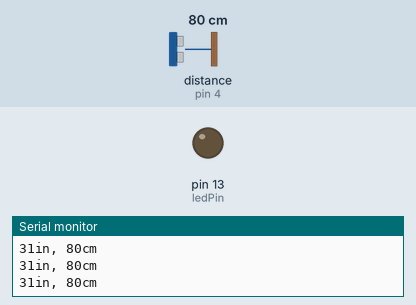
This sketch was run on a simulated Arduino Uno, built with avr-gcc and run on an emulated ATmega328P. Parts: output pins drawn as LEDs (lit = HIGH), the last lines printed to the serial monitor. Wiring (inferred from the names in the program): ultrasonic range finder: trigger pin 2; echo pin 4. Inputs (shaded band) come from the test bench; at power-on: distance to the obstacle (sensor on pin 4) 80 cm. The echo pulse lasts 58.3 µs per cm; pins used as bus, display or sensor lines are not drawn.

Above: at 1.2 s.
1.3 s: distance to the obstacle (sensor on pin 4) set to 73 cm
At 1.8 s:
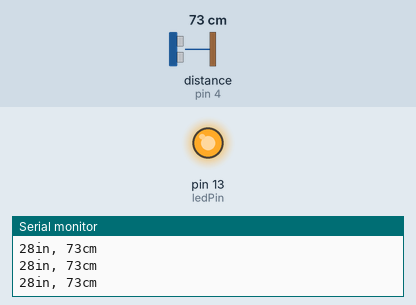
2.8 s: distance to the obstacle (sensor on pin 4) set to 120 cm
At 3.3 s:
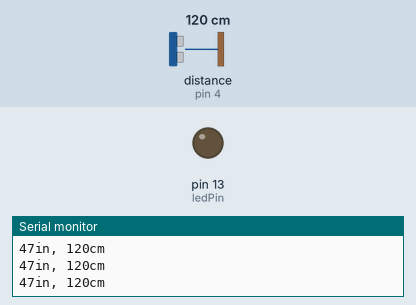
4.3 s: distance to the obstacle (sensor on pin 4) set to 2 cm
At 4.6 s:
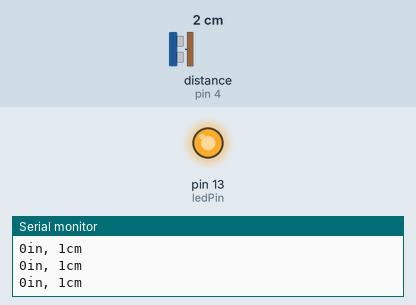
Timing chart, 0 to 7.3 s (numbered marks = the images above; inputs shaded):
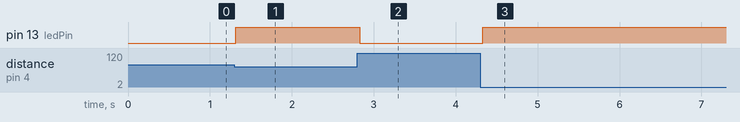

Measured:
- the behaviour switches between 77 and 76 cm on distance to the obstacle (sensor on pin 4) (found by bisection; images 0 and 1)
- after the input at 1.3 s, pin 13 (ledPin): LOW → HIGH at once
- after the input at 2.8 s, pin 13 (ledPin): HIGH → LOW at once
- after the input at 4.3 s, pin 13 (ledPin): LOW → HIGH at once

The sketch:

UltraSonicModule.ino
```cpp
const int trigPin = 2;
const int echoPin = 4;
const int ledPin = 13;

void setup() {
  // initialize serial communication:
  Serial.begin(9600);
  pinMode(trigPin, OUTPUT);
  pinMode(ledPin,OUTPUT);
  pinMode(echoPin, INPUT);
}

void loop()
{
  // establish variables for duration of the ping,
  // and the distance result in inches and centimeters:
  long duration, inches, cm;

  // The sensor is triggered by a HIGH pulse of 10 or more microseconds.
  // Give a short LOW pulse beforehand to ensure a clean HIGH pulse:

  digitalWrite(trigPin, LOW);
  delayMicroseconds(2);
  digitalWrite(trigPin, HIGH);
  delayMicroseconds(10);
  digitalWrite(trigPin, LOW);

  // Read the signal from the sensor: a HIGH pulse whose
  // duration is the time (in microseconds) from the sending
  // of the ping to the reception of its echo off of an object.

  duration = pulseIn(echoPin, HIGH);

  // convert the time into a distance
  inches = microsecondsToInches(duration);
  cm = microsecondsToCentimeters(duration);

  Serial.print(inches);
  Serial.print("in, ");
  Serial.print(cm);
  Serial.print("cm");
  Serial.println();

  if(inches < 30)
    digitalWrite(ledPin,HIGH);
  else
    digitalWrite(ledPin,LOW);

  delay(25);
}

long microsecondsToInches(long microseconds)
{
  // According to Parallax's datasheet for the PING))), there are
  // 73.746 microseconds per inch (i.e. sound travels at 1130 feet per
  // second).  This gives the distance travelled by the ping, outbound
  // and return, so we divide by 2 to get the distance of the obstacle.
  // See: http://www.parallax.com/dl/docs/prod/acc/28015-PING-v1.3.pdf
  return microseconds / 74 / 2;
}

long microsecondsToCentimeters(long microseconds)
{
  // The speed of sound is 340 m/s or 29 microseconds per centimeter.
  // The ping travels out and back, so to find the distance of the
  // object we take half of the distance travelled.
  return microseconds / 29 / 2;
}
```
